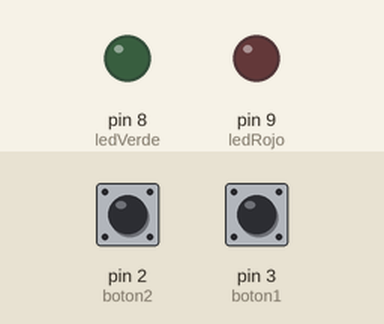
Bench run of a sketch on a simulated Arduino Uno, built with avr-gcc and run on an emulated ATmega328P. Parts: output pins drawn as LEDs (lit = HIGH). The inputs (shaded band) are chosen by the test bench; at power-on: pin 3 (boton1) HIGH, pin 2 (boton2) LOW.

Above: at 1.2 s.
1.3 s: pin 3 (boton1) pulled LOW for 0.15 s
At 2.7 s:
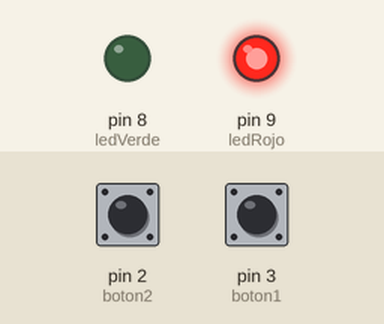
4.4 s: pin 3 (boton1) pulled LOW for 1 s
At 4.4 s:
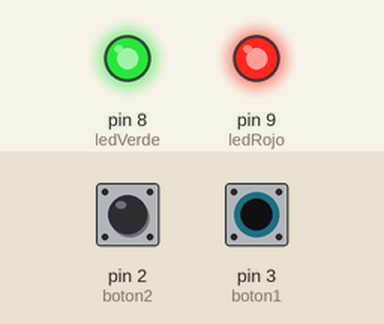
8.4 s: pin 3 (boton1) pulled LOW for 3.2 s
At 12.7 s:
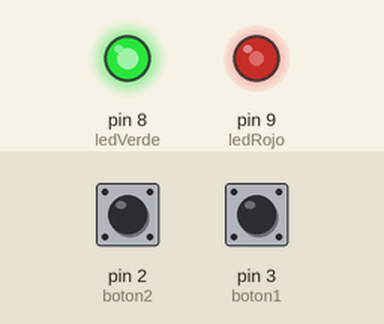
13.9 s: pin 2 (boton2) pulled HIGH for 0.15 s
At 17.0 s:
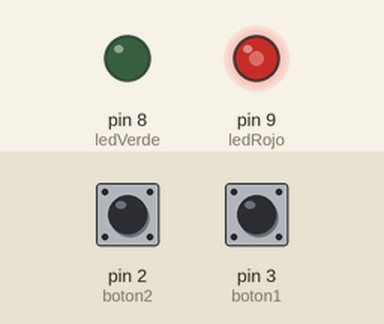
Timing chart, 0 to 20.9 s (numbered marks = the images above; inputs shaded):
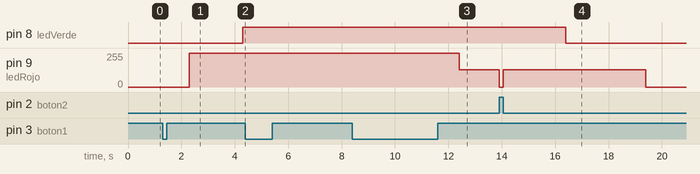

The sketch:

secuenciaFuncionando.ino
```cpp
// (licence header left out)
#include "TimerOne.h"  // TIMER1 interrupt


//LEDS EN PINES DIGITALES 8 y 9
byte ledVerde = 8;
byte ledRojo = 9;      //la libreria TimerOne implementa pwm en este pin (usado para parpadear)

//BOTONES EN PINES DIGITALES 2 y 3
byte boton1=3;
byte boton2=2;
byte interruptBoton1=1;        //necesario para las interrupciones!!, digital pin3
byte interruptBoton2=0;        //necesario para las interrupciones!!, digital pin2

byte tick=-2; //Contador de segundos para la secuencia
boolean boton2cambio=false; //bandera para el boton2.

void setup()
{
  pinMode(boton1, INPUT);
  pinMode(boton2, INPUT);
  pinMode(ledRojo, OUTPUT);
  pinMode(ledVerde, OUTPUT);
  attachInterrupt(interruptBoton1, trigger, FALLING);  // enlaza la subrutina trigger a la interrupcion del pin digital 2.
  Timer1.initialize(1000000);    //Timer1 configurado a 1 segundo.
}


void loop()
{
if(tick==0)
     digitalWrite(ledRojo,HIGH);

else if (tick==2)   // 2 segundos
     digitalWrite(ledVerde,HIGH);

else if (tick==7) // 7 segundos
     digitalWrite(ledVerde,LOW);

else if (tick==3 )  // 3 segundos
     {
     if (digitalRead(boton2)==LOW)
         Timer1.pwm(9,512,1000000);
     attachInterrupt(interruptBoton2, cambioEstadoBoton2, CHANGE);   // enlaza la subrutina cambioEstadoBoton2() a la interrupcion del pin digital 3.
     }

else if (tick==10) // 10 segundos
     {            //apagar leds y desactivar interrupciones.
     detachInterrupt (interruptBoton2);
     digitalWrite(ledRojo,LOW);
     Timer1.detachInterrupt();
     Timer1.disablePwm(9);
     tick=11;
     }

if(boton2cambio==true && (tick >=3) )
     {
     boton2cambio=false;          //limpiar bandera

     if (digitalRead(boton2)==LOW)
         {
         Timer1.pwm(9,512,1000000);  //activar el parpadeo
         }

     else
         {
         Timer1.disablePwm(9);      //desactivar el parpadeo
         digitalWrite(ledRojo,HIGH);
         }
     }
}


void trigger()
{
  Timer1.restart(); //reinicia el Timer1
  tick=-1;
  Timer1.attachInterrupt(contar);  // enlaza la subrutina contar() a la interrupcion del Timer1.
}

void contar()
{
tick++;
}


void cambioEstadoBoton2() //flag activado cuando el boton 2 es presionado entre los segundos 3 y 10.
{
boton2cambio=true;
}
```

Measured:
- after the input at 1.3 s, pin 8 (ledVerde): LOW → HIGH after 3.0 s; pin 9 (ledRojo): 0/255 → 255/255 after 1.0 s
- after the input at 4.4 s, pin 9 (ledRojo): stays 255/255 (without the input it goes to 128/255 after 0.90 s)
- after the input at 8.4 s, pin 8 (ledVerde): stays HIGH (without the input it goes to LOW after 4.0 s); pin 9 (ledRojo): 255/255 → 128/255 after 4.0 s instead of 0.00 s
- after the input at 13.9 s, pin 9 (ledRojo): 128/255 → 0/255 after 0.00 s instead of 5.5 s
